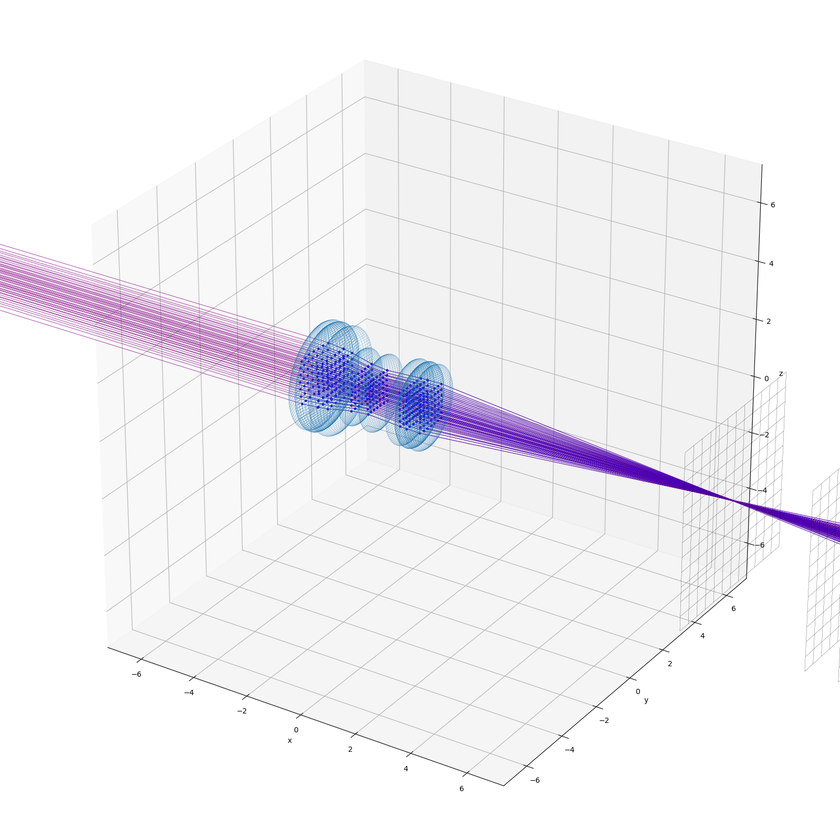
#> input picture pictures/Last_Macro_Anime2/Last_Macro_Lens_Anime30.png, 840 x 840 px, shrunk from 1600 x 1600 before the run; its folder holds 4 pictures in this run
$ python createGIF.py
#> lines starting #> are read from the running program, lines starting #| are printed output that depends on the picture
import glob
from PIL import Image

import matplotlib.pyplot as plt
import matplotlib.animation as animation
from numpy.core.fromnumeric import sort

#フォルダ名を入れます
folderName = "Last_Macro_Anime2"

#該当フォルダから画像のリストを取得。読み込みたいファイル形式を指定。ここではpng
#picList = glob.glob(folderName + "\*.png")  # windows
picList = glob.glob(folderName + "/*.png")  # mac
picList = sort(picList)
print(picList)

#figオブジェクトの作成
fig = plt.figure(figsize=(18,18))

#figオブジェクトから目盛り線などを消す
plt.axis('off')

#空のリスト作成
ims = []

#画像ファイルを空のリストの中に1枚ずつ読み込み
for i in range(len(picList)):
    #読み込んで付け加えていく
    tmp = Image.open(picList[i])
#> tmp is the input picture: PIL image 840x840 RGBA; mean R, G, B, A 243.1, 241.8, 245.5, 255
    ims.append([plt.imshow(tmp)])

#アニメーション作成
ani = animation.ArtistAnimation(fig, ims, blit=True)

#アニメーション保存。ファイル名を入力
ani.save("Last_Macro_Anime2.gif", writer='pillow')
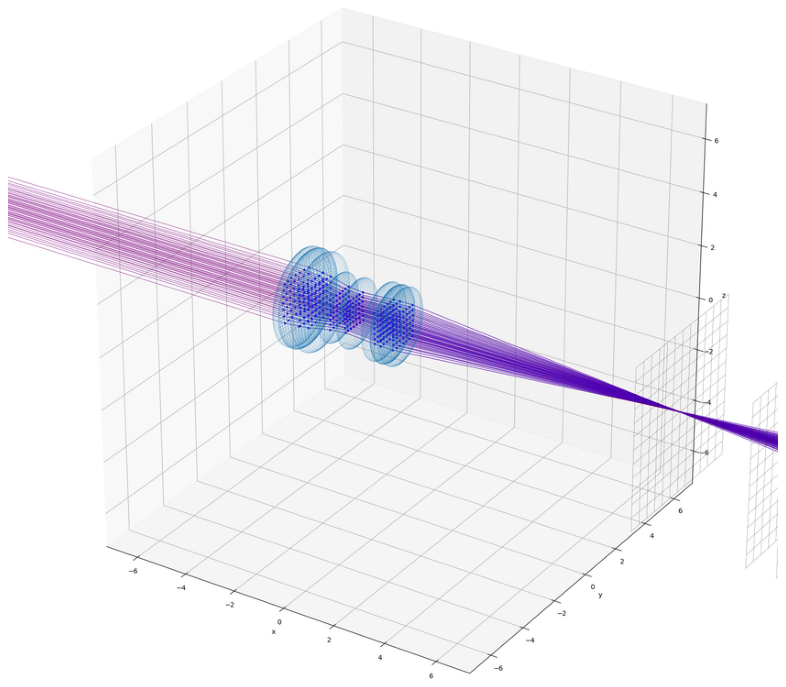
#> figure drawn by matplotlib, 1 panel
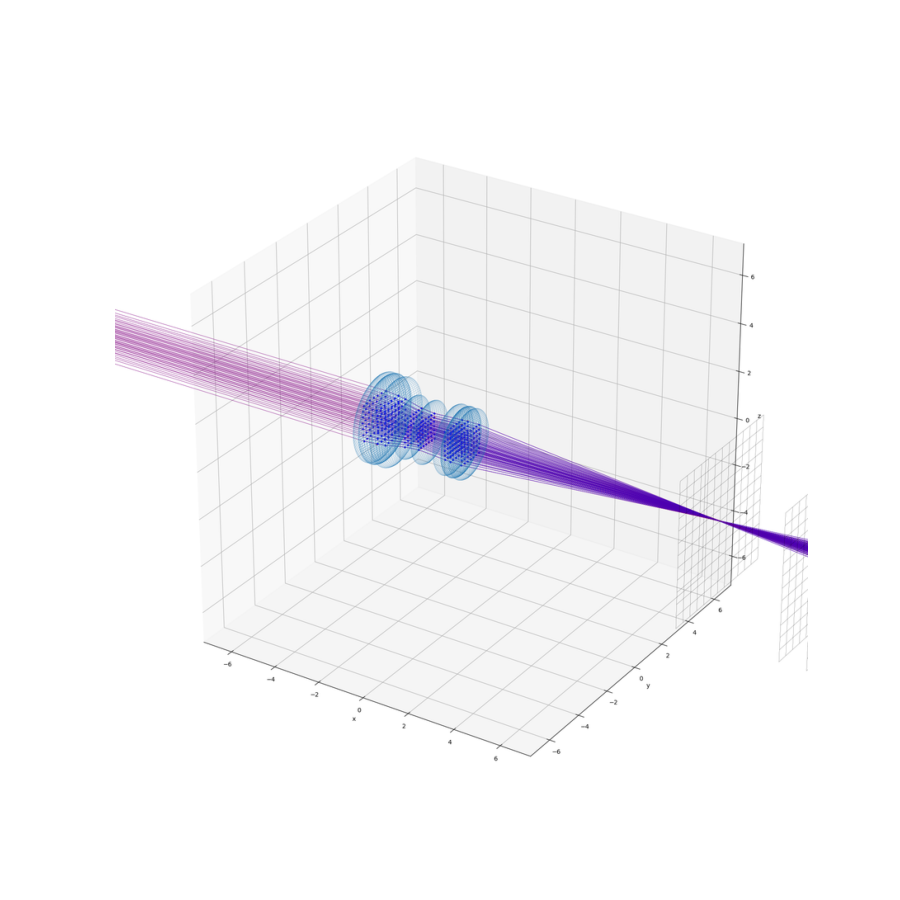
#> saved as Last_Macro_Anime2.gif: PIL image 1800x1800 RGBA (shown at 1/2 size); mean R, G, B, A 247.9, 247.1, 249.3, 255
